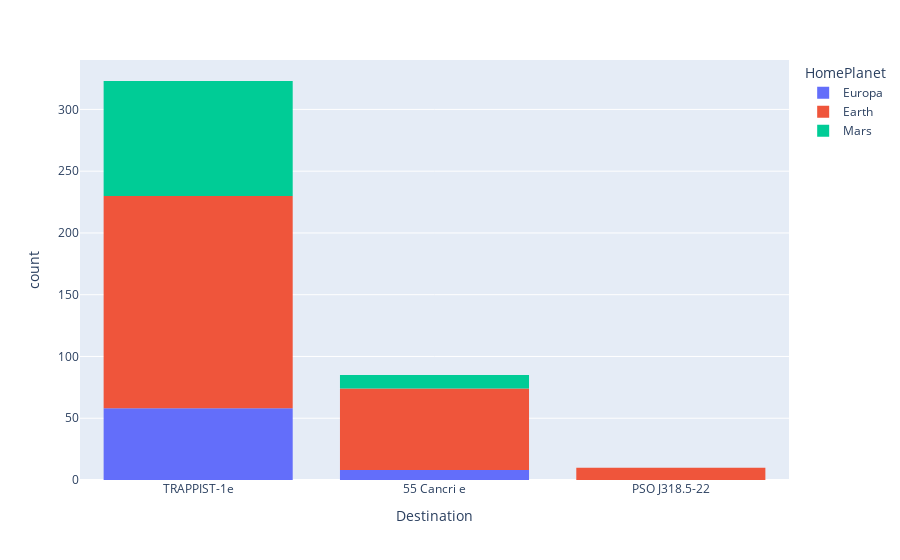

Notebook source saved alongside this figure:
### Code cell
px.histogram(data_frame=cryo_false_rates_zero, x = 'Destination', color = 'HomePlanet')

### Figure 1 — Plotly figure (JSON) as saved in the notebook; plotly's stock layout.template omitted (floating-point values rounded to 4 significant figures; data arrays with more than 128 entries replaced by an {"elided": "..."} marker saying what was removed)
{"data": [{"alignmentgroup": "True", "bingroup": "x", "hovertemplate": "HomePlanet=Europa<br>Destination=%{x}<br>count=%{y}<extra></extra>", "legendgroup": "Europa", "marker": {"color": "#636efa", "pattern": {"shape": ""}}, "name": "Europa", "offsetgroup": "Europa", "orientation": "v", "showlegend": true, "type": "histogram", "x": ["TRAPPIST-1e", "TRAPPIST-1e", "55 Cancri e", "TRAPPIST-1e", "55 Cancri e", "TRAPPIST-1e", "TRAPPIST-1e", "TRAPPIST-1e", "TRAPPIST-1e", "55 Cancri e", "TRAPPIST-1e", "TRAPPIST-1e", "TRAPPIST-1e", "TRAPPIST-1e", "TRAPPIST-1e", "TRAPPIST-1e", "55 Cancri e", "TRAPPIST-1e", "TRAPPIST-1e", "TRAPPIST-1e", "TRAPPIST-1e", "TRAPPIST-1e", "55 Cancri e", "55 Cancri e", "TRAPPIST-1e", "TRAPPIST-1e", "TRAPPIST-1e", "TRAPPIST-1e", "TRAPPIST-1e", "TRAPPIST-1e", "TRAPPIST-1e", "TRAPPIST-1e", "TRAPPIST-1e", "TRAPPIST-1e", "TRAPPIST-1e", "TRAPPIST-1e", "TRAPPIST-1e", "55 Cancri e", "TRAPPIST-1e", "TRAPPIST-1e", "TRAPPIST-1e", "TRAPPIST-1e", "55 Cancri e", "TRAPPIST-1e", "TRAPPIST-1e", "TRAPPIST-1e", "TRAPPIST-1e", "TRAPPIST-1e", "TRAPPIST-1e", "TRAPPIST-1e", "TRAPPIST-1e", "TRAPPIST-1e", "TRAPPIST-1e", "TRAPPIST-1e", "TRAPPIST-1e", "TRAPPIST-1e", "TRAPPIST-1e", "TRAPPIST-1e", "TRAPPIST-1e", "TRAPPIST-1e", "TRAPPIST-1e", "TRAPPIST-1e", "TRAPPIST-1e", "TRAPPIST-1e", "TRAPPIST-1e", "TRAPPIST-1e"], "xaxis": "x", "yaxis": "y"}, {"alignmentgroup": "True", "bingroup": "x", "hovertemplate": "HomePlanet=Earth<br>Destination=%{x}<br>count=%{y}<extra></extra>", "legendgroup": "Earth", "marker": {"color": "#EF553B", "pattern": {"shape": ""}}, "name": "Earth", "offsetgroup": "Earth", "orientation": "v", "showlegend": true, "type": "histogram", "x": {"elided": "248 str values"}, "xaxis": "x", "yaxis": "y"}, {"alignmentgroup": "True", "bingroup": "x", "hovertemplate": "HomePlanet=Mars<br>Destination=%{x}<br>count=%{y}<extra></extra>", "legendgroup": "Mars", "marker": {"color": "#00cc96", "pattern": {"shape": ""}}, "name": "Mars", "offsetgroup": "Mars", "orientation": "v", "showlegend": true, "type": "histogram", "x": ["TRAPPIST-1e", "TRAPPIST-1e", "TRAPPIST-1e", "TRAPPIST-1e", "TRAPPIST-1e", "TRAPPIST-1e", "TRAPPIST-1e", "TRAPPIST-1e", "TRAPPIST-1e", "TRAPPIST-1e", "TRAPPIST-1e", "55 Cancri e", "TRAPPIST-1e", "55 Cancri e", "TRAPPIST-1e", "TRAPPIST-1e", "TRAPPIST-1e", "TRAPPIST-1e", "TRAPPIST-1e", "TRAPPIST-1e", "TRAPPIST-1e", "55 Cancri e", "55 Cancri e", "TRAPPIST-1e", "TRAPPIST-1e", "TRAPPIST-1e", "TRAPPIST-1e", "TRAPPIST-1e", "TRAPPIST-1e", "TRAPPIST-1e", "55 Cancri e", "TRAPPIST-1e", "55 Cancri e", "TRAPPIST-1e", "TRAPPIST-1e", "TRAPPIST-1e", "TRAPPIST-1e", "TRAPPIST-1e", "TRAPPIST-1e", "TRAPPIST-1e", "TRAPPIST-1e", "TRAPPIST-1e", "55 Cancri e", "TRAPPIST-1e", "TRAPPIST-1e", "TRAPPIST-1e", "TRAPPIST-1e", "TRAPPIST-1e", "TRAPPIST-1e", "TRAPPIST-1e", "55 Cancri e", "55 Cancri e", "TRAPPIST-1e", "TRAPPIST-1e", "55 Cancri e", "TRAPPIST-1e", "TRAPPIST-1e", "TRAPPIST-1e", "TRAPPIST-1e", "TRAPPIST-1e", "TRAPPIST-1e", "TRAPPIST-1e", "TRAPPIST-1e", "TRAPPIST-1e", "TRAPPIST-1e", "TRAPPIST-1e", "TRAPPIST-1e", "TRAPPIST-1e", "TRAPPIST-1e", "TRAPPIST-1e", "TRAPPIST-1e", "TRAPPIST-1e", "55 Cancri e", "TRAPPIST-1e", "TRAPPIST-1e", "TRAPPIST-1e", "TRAPPIST-1e", "TRAPPIST-1e", "TRAPPIST-1e", "TRAPPIST-1e", "TRAPPIST-1e", "TRAPPIST-1e", "TRAPPIST-1e", "TRAPPIST-1e", "TRAPPIST-1e", "TRAPPIST-1e", "TRAPPIST-1e", "TRAPPIST-1e", "TRAPPIST-1e", "TRAPPIST-1e", "TRAPPIST-1e", "TRAPPIST-1e", "TRAPPIST-1e", "TRAPPIST-1e", "TRAPPIST-1e", "TRAPPIST-1e", "TRAPPIST-1e", "TRAPPIST-1e", "TRAPPIST-1e", "TRAPPIST-1e", "TRAPPIST-1e", "TRAPPIST-1e", "TRAPPIST-1e", "TRAPPIST-1e"], "xaxis": "x", "yaxis": "y"}], "layout": {"barmode": "relative", "legend": {"title": {"text": "HomePlanet"}, "tracegroupgap": 0}, "margin": {"t": 60}, "xaxis": {"anchor": "y", "domain": [0, 1], "title": {"text": "Destination"}}, "yaxis": {"anchor": "x", "domain": [0, 1], "title": {"text": "count"}}}}
